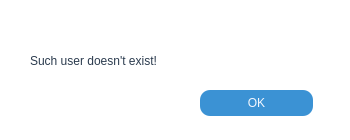
<?xml version="1.0" encoding="UTF-8"?>
<ui version="4.0">
 <class>dialog_window</class>
 <widget class="QDialog" name="dialog_window">
  <property name="geometry">
   <rect>
    <x>0</x>
    <y>0</y>
    <width>350</width>
    <height>140</height>
   </rect>
  </property>
  <property name="minimumSize">
   <size>
    <width>350</width>
    <height>140</height>
   </size>
  </property>
  <property name="maximumSize">
   <size>
    <width>350</width>
    <height>140</height>
   </size>
  </property>
  <property name="windowTitle">
   <string/>
  </property>
  <widget class="QFrame" name="frame">
   <property name="geometry">
    <rect>
     <x>0</x>
     <y>0</y>
     <width>350</width>
     <height>140</height>
    </rect>
   </property>
   <property name="styleSheet">
    <string notr="true">background-color: rgb(255, 255, 255);</string>
   </property>
   <property name="frameShape">
    <enum>QFrame::NoFrame</enum>
   </property>
   <property name="frameShadow">
    <enum>QFrame::Raised</enum>
   </property>
   <widget class="QLabel" name="label">
    <property name="geometry">
     <rect>
      <x>30</x>
      <y>40</y>
      <width>291</width>
      <height>41</height>
     </rect>
    </property>
    <property name="styleSheet">
     <string notr="true">font: 20pt &quot;Andale Mono&quot;;
color:rgb(43,59,78);</string>
    </property>
    <property name="text">
     <string>Such user doesn't exist!</string>
    </property>
   </widget>
   <widget class="QPushButton" name="ok_btn">
    <property name="geometry">
     <rect>
      <x>200</x>
      <y>90</y>
      <width>113</width>
      <height>26</height>
     </rect>
    </property>
    <property name="styleSheet">
     <string notr="true">QPushButton {
	background-color: rgb(59, 146, 212);
	color:rgb(243,247,254);
	border: 0px solid;
	border-radius: 10px;
	font: 10pt &quot;Andale Mono&quot;;
}

QPushButton:hover {
	background-color: rgb(243,247,254);
	color:rgb(59, 146, 212);
}</string>
    </property>
    <property name="text">
     <string>OK</string>
    </property>
   </widget>
  </widget>
 </widget>
 <resources/>
 <connections/>
</ui>
